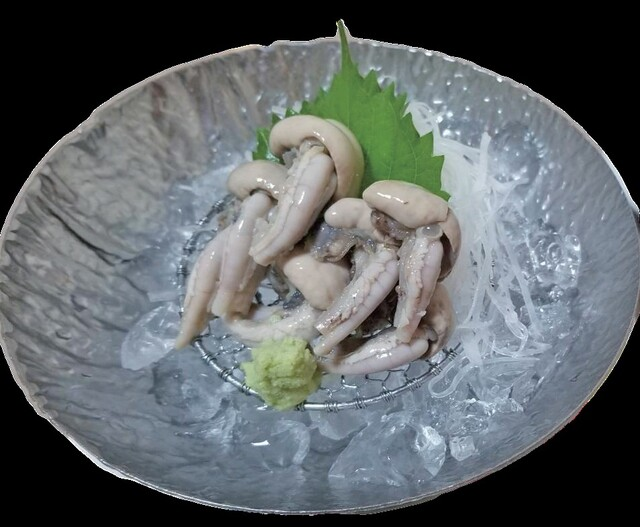
#> input picture 5_repeat_erb_sushi_r/17/0/0.jpg, 640 x 527 px; its folder holds only this picture in this run
$ python operate_file4s.py
#> lines starting #> are read from the running program, lines starting #| are printed output that depends on the picture
from multiprocessing.spawn import import_main_path
import shutil
import random
import glob
import os

import numpy as np

import cv2
from scipy import ndimage

# 正方形にリサイズ？(main)

def erb(neta, nedan):
  os.makedirs('./attach/sushi_resize_s/' + neta + '/' + nedan, exist_ok=True)
  image_list = glob.glob('./5_repeat_erb_sushi_r/' + neta + '/' + nedan + '/*')
  print(image_list)
  for path in image_list:
      resize_image(path)

# サイズ変更
def resize_image(pic):
    #調整後サイズを指定(横幅、縦高さ)
#> called with pic = '5_repeat_erb_sushi_r/17/0/0.jpg'
    size=(64,64)
    output = pic.replace('5_repeat_erb_sushi_r', 'attach/sushi_resize_s')

    base_pic=np.zeros((size[1],size[0],3),np.uint8)
    pic1=cv2.imread(pic,cv2.IMREAD_COLOR)
#> pic1 is the input picture: shape (527, 640, 3); mean B, G, R 102.2, 100.1, 94.3
    h,w=pic1.shape[:2]
#> h = 527; w = 640
    ash=size[1]/h
#> ash = 0.121
    asw=size[0]/w
#> asw = 0.1
    if asw<ash:
        sizeas=(int(w*asw),int(h*asw))
#> sizeas = (64, 52)
    else:
        sizeas=(int(w*ash),int(h*ash))
    pic1 = cv2.resize(pic1,dsize=sizeas)
#> pic1: shape (52, 64, 3)
    base_pic[int(size[1]/2-sizeas[1]/2):int(size[1]/2+sizeas[1]/2),
    int(size[0]/2-sizeas[0]/2):int(size[0]/2+sizeas[0]/2),:]=pic1
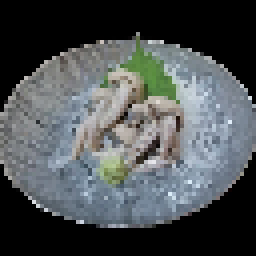
#> base_pic: shape (64, 64, 3) (shown 4 times larger); mean B, G, R 82.8, 81.2, 76.4
    cv2.imwrite(output, base_pic)


if __name__ == '__main__':

    erb("6", "0")
    erb("17", "0")

    erb("18", "0")
    erb("19", "0")
#> call 4 of resize_image, with pic = './5_repeat_erb_sushi_r/19/0/0.jpg'
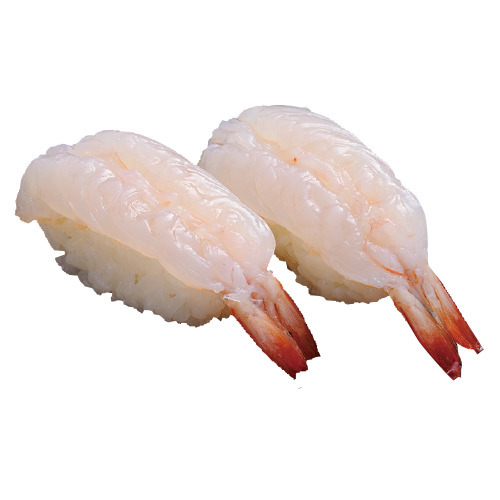
#> input picture 5_repeat_erb_sushi_r/19/0/0.jpg, 500 x 500 px
#> in resize_image, pic1 is the input picture: shape (500, 500, 3); mean B, G, R 228.1, 231.2, 239.8
#> in resize_image (call 4), `pic1 = cv2.resize(pic1,dsize=sizeas)`:
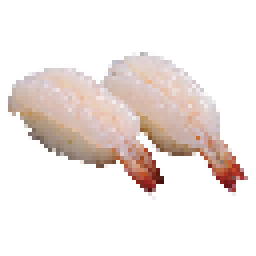
#> pic1: shape (64, 64, 3) (shown 4 times larger); mean B, G, R 228, 231.1, 239.7
    erb("27", "0")
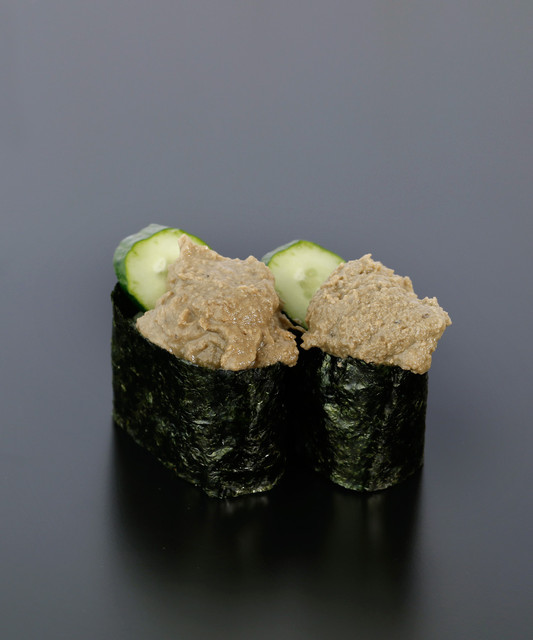
#> input picture 5_repeat_erb_sushi_r/27/0/2.jpg, 533 x 640 px
#> in resize_image, pic1 is the input picture: shape (640, 533, 3); mean B, G, R 93.8, 93.1, 91.6
#> in resize_image (call 5), `base_pic[int(size[1]/2-sizeas[1]/2):int(size[1]/2+sizeas[1]/2), int(si..`:
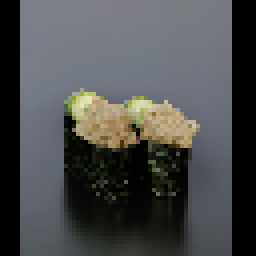
#> base_pic: shape (64, 64, 3) (shown 4 times larger); mean B, G, R 77.4, 77, 75.7

    erb("41", "0")

    erb("81", "0")


    erb("6", "1")
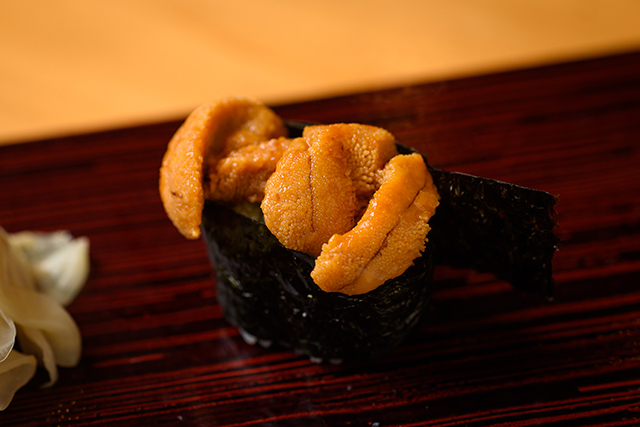
#> input picture 5_repeat_erb_sushi_r/18/1/1.jpg, 640 x 427 px
#> in resize_image, pic1 is the input picture: shape (427, 640, 3); mean B, G, R 22.6, 56.2, 104.9
#> in resize_image (call 8), `base_pic[int(size[1]/2-sizeas[1]/2):int(size[1]/2+sizeas[1]/2), int(si..`:
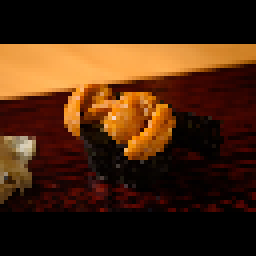
#> base_pic: shape (64, 64, 3) (shown 4 times larger); mean B, G, R 14.8, 37, 69
    erb("17", "1")

    erb("18", "1")
    erb("19", "1")
    erb("27", "1")

    erb("41", "1")

    erb("81", "1")
